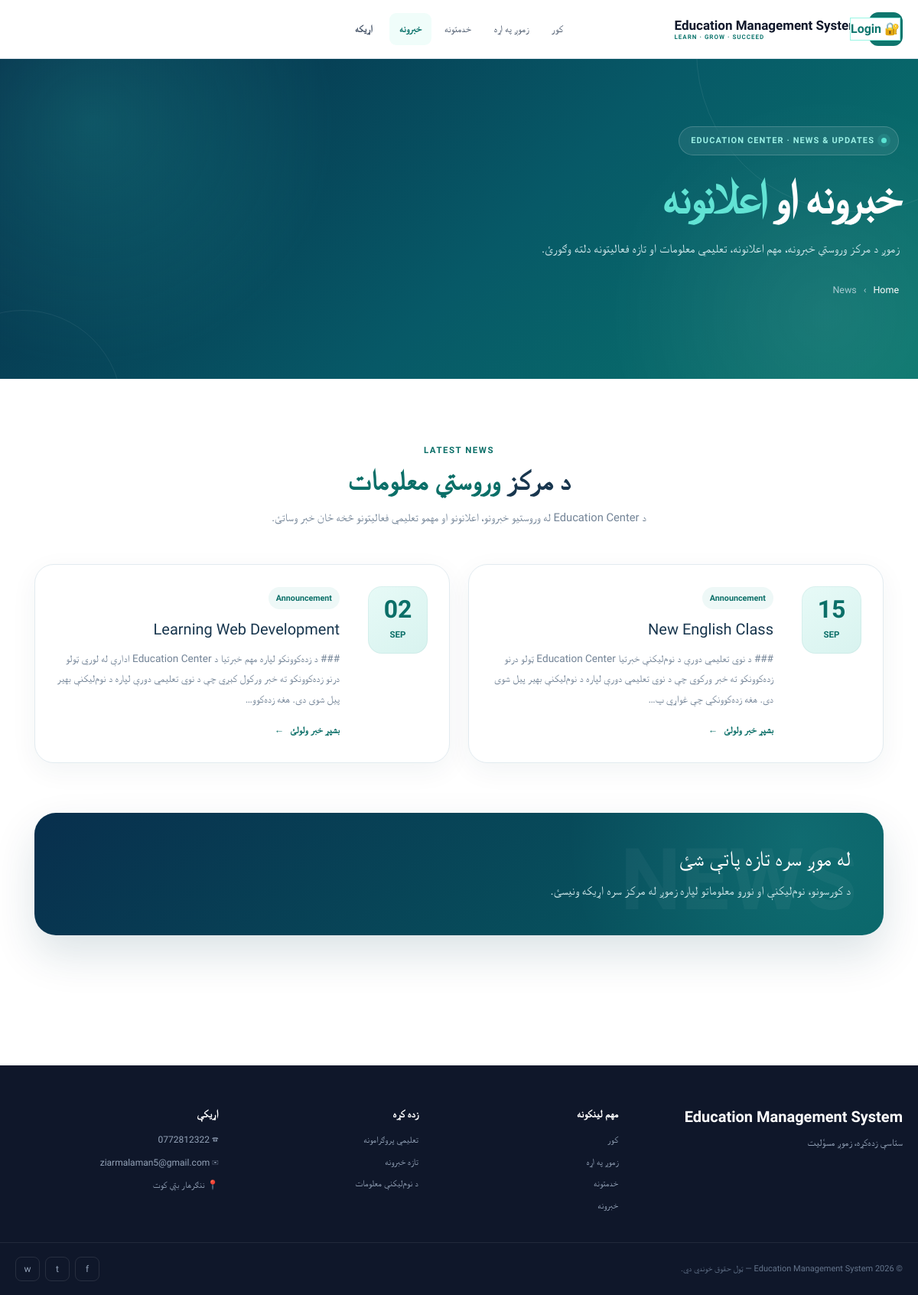
Page /news/ on the committed database.
### core/models.py (models this page shows, shortened)
class SiteSetting(models.Model):
    center_name = models.CharField(max_length=150, default='Education Center')
    slogan = models.CharField(max_length=255, blank=True)
    welcome_title = models.CharField(max_length=255, default='ستاسو د بريا زده‌کړيز مرکز')
    welcome_text = models.TextField(blank=True)
    phone = models.CharField(max_length=30, blank=True)
    email = models.EmailField(blank=True)
    address = models.CharField(max_length=255, blank=True)
    facebook_url = models.URLField(blank=True)
    class Meta:
        verbose_name_plural = 'Site settings'

class News(models.Model):
    title = models.CharField(max_length=200)
    body = models.TextField()
    image_url = models.URLField(blank=True)
    category = models.CharField(max_length=80, default='Announcement')
    is_featured = models.BooleanField(default=False)
    is_published = models.BooleanField(default=False)
    published_at = models.DateTimeField(null=True, blank=True)
    created_at = models.DateTimeField(auto_now_add=True)
    class Meta:
        ordering = ['-published_at', '-created_at']
        verbose_name_plural = 'News'

### core/views.py (the view)
def news_list(request): return render(request, language_template(request, 'core/news_list.html'), {'site': setting(), 'news': News.objects.filter(is_published=True)})

### core/context_processors.py (called while the page is built)
def language(request):
    selected = request.session.get('language', 'ps')
    return {'interface_language': selected, 'is_english': selected == 'en'}

### core/views.py (called while the page is built)
def setting():
    return SiteSetting.objects.first()

def language_template(request, pashto_name):
    if request.session.get('language') == 'en':
        stem, extension = pashto_name.rsplit('.', 1)
        return f'{stem}_en.{extension}'
    return pashto_name

### templates/core/news_list.html (shortened to what this page needs)
{% extends 'base.html' %}
{% block content %}
<section class="news-hero">
    <div class="news-hero-inner">
        <span class="news-eyebrow">
            EDUCATION CENTER · NEWS & UPDATES
        </span>
        <h1>
            خبرونه او
            <span>اعلانونه</span>
        </h1>
        <p class="news-hero-description">
            زموږ د مرکز وروستي خبرونه، مهم اعلانونه،
            تعلیمي معلومات او تازه فعالیتونه دلته وګورئ.
        </p>
        <div class="news-breadcrumb">
            <a href="{% url 'welcome' %}">
                Home
            </a>
            <span>›</span>
            <span>
                News
            </span>
        </div>
    </div>
</section>
<main class="news-main">
    <div class="news-intro">
        <span class="news-label">
            LATEST NEWS
        </span>
        <h2>
            د مرکز
            <span>وروستي معلومات</span>
        </h2>
        <p>
            د Education Center له وروستیو خبرونو،
            اعلانونو او مهمو تعلیمي فعالیتونو څخه ځان خبر وساتئ.
        </p>
    </div>
    <div class="news-grid">
        {% for item in news %}
        <article class="news-card">
            <div class="news-date">
                <strong>
                    {{ item.published_at|date:'d' }}
                </strong>
                <span>
                    {{ item.published_at|date:'M' }}
                </span>
            </div>
            <div class="news-content">
                {% if item.category %}
                <span class="news-category">
                    {{ item.category }}
                </span>
                {% endif %}
                <h2>
                    <a href="{% url 'news_detail' item.pk %}">
                        {{ item.title }}
                    </a>
                </h2>
                <p>
                    {{ item.body|truncatechars:180 }}
                </p>
                <a
                    href="{% url 'news_detail' item.pk %}"
                    class="news-read-more"
                >
                    بشپړ خبر ولولئ
                    <span>←</span>
                </a>
            </div>
        </article>
        {% endfor %}
    </div>
    <section class="news-cta">
        <div class="news-cta-content">
            <h2>
                له موږ سره تازه پاتې شئ
            </h2>
            <p>
                د کورسونو، نوم‌لیکنې او نورو معلوماتو لپاره
                زموږ له مرکز سره اړیکه ونیسئ.
            </p>
        </div>
    </section>
</main>
{% endblock %}

### templates/base.html (shortened to what this page needs)
{% load static %}
<!doctype html>
<html lang="{% if is_english %}en{% else %}ps{% endif %}" dir="{% if is_english %}ltr{% else %}rtl{% endif %}">
<head>
    <link
        href="https://cdn.jsdelivr.net/npm/bootstrap@5.3.3/dist/css/bootstrap.rtl.min.css"
        rel="stylesheet">
    <link rel="stylesheet" href="{% static 'css/public-pages.css' %}?v=1">
</head>
<body>
    <header class="main-header">
        <div class="header-container">
            <a href="{% url 'welcome' %}"
               class="site-logo">
                <span class="logo-mark">
                </span>
                <span class="logo-text">
                    <strong>
                        {{ site.center_name|default:'Education Center' }}
                    </strong>
                    <small>
                        LEARN · GROW · SUCCEED
                    </small>
                </span>
            </a>
            <nav class="main-nav"
                 id="mainNavigation">
                <a href="{% url 'welcome' %}"
                   class="{% if request.resolver_match.url_name == 'welcome' %}active{% endif %}">
                    {% if is_english %}Home{% else %}کور{% endif %}
                </a>
                <a href="{% url 'about' %}"
                   class="{% if request.resolver_match.url_name == 'about' %}active{% endif %}">
                    {% if is_english %}About{% else %}زموږ په اړه{% endif %}
                </a>
                <a href="{% url 'services' %}"
                   class="{% if request.resolver_match.url_name == 'services' %}active{% endif %}">
                    {% if is_english %}Services{% else %}خدمتونه{% endif %}
                </a>
                <a href="{% url 'news_list' %}"
                   class="{% if request.resolver_match.url_name == 'news_list' %}active{% endif %}">
                    {% if is_english %}News{% else %}خبرونه{% endif %}
                </a>
                <a href="{% url 'contact' %}"
                   class="header-contact">
                    {% if is_english %}Contact{% else %}اړیکه{% endif %}
                </a>
            </nav>
            <div class="header-account-actions">
                {% if user.is_authenticated %}
                    <a href="{% url 'dashboard' %}"
                       class="header-login">
                        👤 {% if is_english %}Dashboard{% else %}ډشبورډ{% endif %}
                    </a>
                    <a href="{% url 'logout' %}"
                       class="header-logout">
                        {% if is_english %}Logout{% else %}خروج{% endif %}
                    </a>
                {% else %}
                    <a href="{% url 'login' %}"
                       class="header-login">
                        🔐 Login
                    </a>
                {% endif %}
            </div>
        </div>
    </header>
    <main>
        {% block content %}
        {% endblock %}
    </main>
    <footer class="main-footer">
        <div class="footer-container">
            <div class="footer-brand">
                <h3>
                    {{ site.center_name|default:'Education Center' }}
                </h3>
                <p>
                    {{ site.slogan|default:'د کیفیت لرونکې زده کړې، مهارتونو او روښانه راتلونکي لپاره ستاسو ملګری.' }}
                </p>
            </div>
            <div class="footer-column">
                <h4>
                    مهم لینکونه
                </h4>
                <a href="{% url 'welcome' %}">
                    کور
                </a>
                <a href="{% url 'about' %}">
                    زموږ په اړه
                </a>
                <a href="{% url 'services' %}">
                    خدمتونه
                </a>
                <a href="{% url 'news_list' %}">
                    خبرونه
                </a>
            </div>
            <div class="footer-column">
                <h4>
                    زده کړه
                </h4>
                <a href="{% url 'services' %}">
                    تعلیمي پروګرامونه
                </a>
                <a href="{% url 'news_list' %}">
                    تازه خبرونه
                </a>
                <a href="{% url 'contact' %}">
                    د نوم‌لیکنې معلومات
                </a>
            </div>
            <div class="footer-column">
                <h4>
                    اړیکې
                </h4>
                {% if site.phone %}
                    <div class="footer-contact-item">
                        ☎
                        {{ site.phone }}
                    </div>
                {% endif %}
                {% if site.email %}
                    <div class="footer-contact-item">
                        ✉
                        {{ site.email }}
                    </div>
                {% endif %}
                {% if site.address %}
                    <div class="footer-contact-item">
                        📍
                        {{ site.address }}
                    </div>
                {% endif %}
            </div>
        </div>
        <div class="footer-bottom">
            <div>
                © {% now "Y" %}
                — ټول حقوق خوندي دي.
            </div>
            <div class="footer-social">
                <a href="#"
                   aria-label="Facebook">
                    f
                </a>
                <a href="#"
                   aria-label="Telegram">
                    t
                </a>
                <a href="#"
                   aria-label="WhatsApp">
                    w
                </a>
            </div>
        </div>
    </footer>
</body>
</html>

### templates/base.html (style rules this page uses)
:root { --primary: #0f766e; --primary-dark: #115e59; --primary-light: #f0fdfa; --dark: #0f172a; --text: #334155; --muted: #64748b; --white: #ffffff; --light: #f8fafc; --border: #e2e8f0; --radius: 12px; --shadow: 0 10px 30px rgba(15, 23, 42, 0.07); }
* { box-sizing: border-box; }
html { scroll-behavior: smooth; }
body { margin: 0; padding: 0; font-family: "Vazirmatn", Tahoma, Arial, sans-serif; background: var(--white); color: var(--text); line-height: 1.8; }
a { text-decoration: none; color: inherit; }
.main-header { position: sticky; top: 0; z-index: 1000; background: rgba(255, 255, 255, 0.97); border-bottom: 1px solid var(--border); backdrop-filter: blur(10px); }
.header-container { max-width: 1200px; min-height: 76px; margin: auto; padding: 0 20px; display: flex; align-items: center; justify-content: space-between; gap: 25px; position: relative; }
.site-logo { display: flex; align-items: center; gap: 12px; flex-shrink: 0; }
.logo-mark { width: 44px; height: 44px; display: flex; align-items: center; justify-content: center; background: var(--primary); color: white; border-radius: 12px; font-size: 22px; }
.logo-text { display: flex; flex-direction: column; line-height: 1.3; }
.logo-text strong { color: var(--dark); font-size: 17px; font-weight: 800; }
.logo-text small { color: var(--primary); font-size: 8px; font-weight: 700; letter-spacing: 1px; direction: ltr; }
.main-nav { display: flex; align-items: center; gap: 4px; position: absolute; left: 50%; transform: translateX(-50%); }
.main-nav a { padding: 9px 13px; color: #475569; font-size: 13px; font-weight: 500; border-radius: 9px; transition: all 0.2s ease; }
.main-nav a.active { color: var(--primary); background: var(--primary-light); font-weight: 700; }
.header-contact { background: transparent !important; color: #475569 !important; margin-right: 5px; font-weight: 700 !important; }
.header-login { background: white !important; color: var(--primary) !important; border: 1px solid #99f6e4; font-weight: 700 !important; margin-right: 3px; }
.header-account-actions { position: absolute; right: 20px; display: flex; align-items: center; gap: 5px; }
main { min-height: 60vh; }
.main-footer { margin-top: 70px; background: #0f172a; color: #cbd5e1; }
.footer-container { max-width: 1200px; margin: auto; padding: 55px 20px 30px; display: grid; grid-template-columns: 1.5fr 1fr 1fr 1.2fr; gap: 40px; }
.footer-brand h3 { color: white; font-size: 20px; font-weight: 800; margin-bottom: 10px; }
.footer-brand p { max-width: 330px; margin: 0; color: #94a3b8; font-size: 13px; }
.footer-column h4 { color: white; font-size: 14px; font-weight: 700; margin-bottom: 15px; }
.footer-column a { display: block; color: #94a3b8; font-size: 12px; margin-bottom: 7px; transition: color 0.2s ease; }
.footer-contact-item { color: #94a3b8; font-size: 12px; margin-bottom: 8px; }
.footer-bottom { max-width: 1200px; margin: auto; padding: 18px 20px; border-top: 1px solid rgba(255,255,255,0.08); display: flex; align-items: center; justify-content: space-between; gap: 20px; font-size: 11px; color: #64748b; }
.footer-social { display: flex; gap: 7px; }
.footer-social a { width: 32px; height: 32px; display: flex; align-items: center; justify-content: center; border: 1px solid rgba(255,255,255,0.1); border-radius: 8px; color: #94a3b8; font-size: 12px; }

### rows in the picture
SiteSetting: center_name "Education Management System", slogan "ستاسې زده‌کړه، زموږ مسؤلیت", phone "0772812322", email "ziarmalaman5@gmail.com", address "ننګرهار بټي کوت"
News: published_at "15", published_at "SEP", category "Announcement", title "New English Class", body "### د نوي تعلیمي دورې د نوم‌لیکنې خبرتیا Education Center ټولو درنو زده‌کوونکو ته خبر ورکوي چې د نوي تعلیمي دورې لپاره د نوم‌لیکنې بهیر پیل شوی دی. هغه زده‌کوونکي چې غواړي پ…"
News: published_at "02", published_at "SEP", category "Announcement", title "Learning Web Development", body "### د زده‌کوونکو لپاره مهم خبرتیا د Education Center ادارې له لوري ټولو درنو زده‌کوونکو ته خبر ورکول کېږي چې د نوي تعلیمي دورې لپاره د نوم‌لیکنې بهیر پیل شوی دی. هغه زده‌کوو…"
